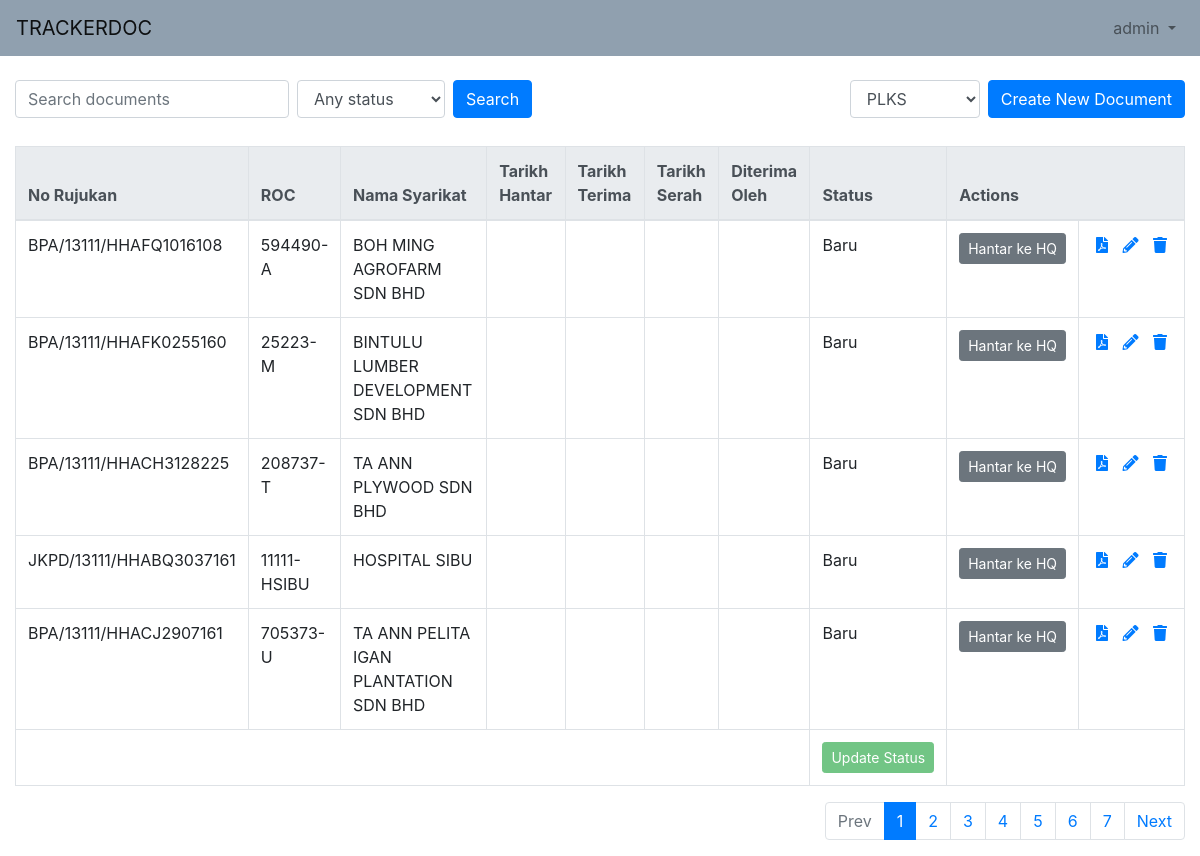
The app's page / (signed in) with its own data.
### documents/models.py (models this page shows, shortened)
class DocumentTableColumn(models.Model):
    header = models.CharField(max_length=50)
    table = models.CharField(max_length=50)
    values = models.TextField()
    css_class = models.CharField(max_length=50, blank=True, default="")
    sorting_order = models.IntegerField(blank=True)
    created_at = models.DateTimeField(auto_now_add=True)
    updated_at = models.DateTimeField(auto_now=True)

class Data(models.Model):
    document = models.ForeignKey(Document, on_delete=models.CASCADE)
    template_tag = models.ForeignKey(TemplateTag, on_delete=models.CASCADE)
    content = models.TextField(blank=True)
    created_at = models.DateTimeField(auto_now_add=True)
    updated_at = models.DateTimeField(auto_now=True)
    class Meta:
        ordering = ['template_tag__sorting_order']

class Document(models.Model):
    name = models.CharField(max_length=100)
    note = models.TextField(blank=True)
    current_state = models.ForeignKey(State, on_delete=models.SET_NULL, null=True)
    template = models.ForeignKey(Template, on_delete=models.PROTECT)
    created_at = models.DateTimeField(auto_now_add=True)
    updated_at = models.DateTimeField(auto_now=True)
    columns = []
    def search(keyword, status_code):
        q = Document.objects.filter(
             data__content__contains=keyword,
             data__template_tag__is_searchable=True
        )
        if status_code:
            q = q.filter(current_state__code=status_code)
        return q
    def events(self):
        if self.current_state:
            events = Event.objects.filter(source__id=self.current_state.id).order_by('sorting_order').all()
            return events
        return []

class State(models.Model):
    name = models.CharField(max_length=50)
    code = models.CharField(max_length=50)
    type = models.CharField(max_length=50)
    extra_data_label = models.CharField(max_length=200, blank=True)
    narration = models.CharField(max_length=200)
    created_at = models.DateTimeField(auto_now_add=True)
    updated_at = models.DateTimeField(auto_now=True)

class Event(models.Model):
    name = models.CharField(max_length=20)
    source = models.ForeignKey(State, on_delete=models.CASCADE, related_name="source", null=True, blank=True)
    destination = models.ForeignKey(State, on_delete=models.CASCADE, related_name="destination")
    sorting_order = models.IntegerField(default=99)
    created_at = models.DateTimeField(auto_now_add=True)
    updated_at = models.DateTimeField(auto_now=True)

### documents/views.py (the view)
# urls.py: path("", views.document_index, name="document_index"),
@login_required
def document_index(request):
    keyword = request.GET.get("keyword")
    status_code = request.GET.get("status_code")
    page = request.GET.get("page")
    if not keyword:
        keyword = ""
    keyword = keyword.strip()
    records = Document.search(keyword, status_code).order_by("-created_at").distinct()
    paginator = Paginator(records, 5)
    documents = paginator.get_page(page)
    table_headers = DocumentTableColumn.objects.all().order_by("sorting_order")
    for i, document in enumerate(documents):
        documents[i].columns = []
        for header in table_headers:
            if header.table == "data":
                tags = header.values.split(",")
                cell = Data.objects.filter(document__id=document.id, template_tag__tag__in=tags).first()
                if cell:
                    documents[i].columns.append(cell.content)
                else:
                    documents[i].columns.append('')
            elif header.table == "state":
                cell = DocumentState.objects.filter(document__id=document.id, state__code=header.values).last()
                if cell:
                    documents[i].columns.append(cell.created_at)
                else:
                    documents[i].columns.append('')
            elif header.table == "state_data":
                cell = DocumentState.objects.filter(document__id=document.id).last()
                if cell:
                    documents[i].columns.append(cell.extra_data)
    states = State.objects.all()
    templates = Template.objects.filter(is_active=True).all()
    return render(request, "documents/document_index.html", {"documents": documents, "table_headers": table_headers, "keyword": keyword, "templates": templates, "states": states, "status_code": status_code})

### documents/templatetags/arr_index.py (called while the page is built)
@register.filter()
def get_value(arr, key):
    return arr[int(key)]

### documents/templatetags/class_tag.py (called while the page is built)
@register.filter()
def get_class(value):
    return value.__class__.__name__

### documents/templatetags/permission.py (called while the page is built)
@register.filter()
def action_permission(event, user):
    groups = user.groups.all()
    return event.eventpermission_set.filter(group__in=groups, allow=True).exists()

@register.filter()
def create_permission(user):
    groups = user.groups.all()
    return EventPermission.objects.filter(event__name="Baru", group__in=groups, allow=True).exists()

@register.filter()
def edit_permission(user):
    groups = user.groups.all()
    allow = EventPermission.objects.filter(event__name="Edit", group__in=groups, allow=True).exists()
    print("Edit", allow)
    return allow

@register.filter()
def delete_permission(user):
    groups = user.groups.all()
    allow = EventPermission.objects.filter(event__name="Delete", group__in=groups, allow=True).exists()
    print("Delete:", allow)
    return allow

### documents/templates/documents/document_index.html (shortened to what this page needs)
{% include "header-nav.html" %}
{% load class_tag %}
{% load highlight %}
{% load arr_index %}
{% load permission %}
<div class="container-fluid">
  <div class="row" style="margin-bottom: 10px;">
    <div class="col-lg">
      <form action="{% url 'documents:document_index' %}" method="GET" class="form-inline" style="margin-bottom: 10px;">
        <input name="keyword" type="text" class="form-control mb-2 mr-sm-2" placeholder="Search documents" value="{{ request.GET.keyword }}">
        <select name="status_code" class="form-control mb-2 mr-sm-2">
          <option value="">Any status</option>
        </select>
        <button class="btn btn-primary mb-2" type="submit">Search</button>
      </form>
    </div>
    <div class="col-lg">
      <form action="{% url 'documents:create_document' %}" class="form-inline float-md-right" method="GET" style="margin-bottom: 10px;">
        <select class="form-control mb-2 mr-sm-2" name="template_id">
          {% for template in templates %}
          <option value="{{ template.id }}">{{ template.name }}</option>
          {% endfor %}
        </select>
        <button
          class="btn btn-primary mb-2" type="submit">Create New Document</button>
      </form>
    </div>
  </div>
  <div class="table-responsive">
    <table class="table table-bordered">
      <thead class="thead-light">
        <tr>
          {% for th in table_headers %}
          <th>{{ th.header }}</th>
          {% endfor %}
          <th>Status</th>
          <th colspan="2">Actions</th>
        </tr>
      </thead>
      <tbody>
        {% for document in documents %}
        <tr>
          {% for column in document.columns %}
            {% with datatype=column|get_class %}
              {% with header=table_headers|get_value:forloop.counter0 %}
                {% if datatype == 'datetime' %}
                  <td style="width: 1%; white-space:nowrap;" class="{{ header.css_class }}">{{ column|date:'d/m/Y' }}</td>
                {% elif request.GET.keyword %}
                  <td class="{{ header.css_class }}">{{ column|highlight:request.GET.keyword }}</td>
                {% else %}
                  <td class="{{ header.css_class }}">{{ column }}</td>
                {% endif %}
              {% endwith %}
            {% endwith %}
          {% endfor %}
          <td style="width: 1%; white-space:nowrap;" class="current-state">
            <del></del>  <span class="state-name">{{ document.current_state.name }}</span>
          </td>
          <td style="width: 1%; white-space:nowrap;" class="action-event">
            {% for event in document.events %}
            <button class="btn btn-secondary btn-sm btn-event btn-block"
              data-document-id="{{ document.id }}"
              data-state-data=""
              data-state-data-label="{{ event.destination.extra_data_label }}"
              data-next-state-id="{{ event.destination.id }}"
              data-next-state="{{ event.destination.name }}"
              data-current-state="{{ event.source.name }}"
              data-event-name="{{ event.name }}"
              >
              {{ event.name }}
            </button>
            {% endfor %}
          </td>
          <td style="width: 1%; white-space:nowrap;">
            <a style="padding: 0 5px;" href="{% url 'documents:download_document' document.id %}" data-toggle="tooltip" title="Download as PDF file"><span class="fas fa-file-pdf"></span></a>
            {% if request.user|edit_permission %}
              <a style="padding: 0 5px;" href="{% url 'documents:edit_document' document.id %}" data-toggle="tooltip" title="Edit record"><span class="fas fa-pencil-alt"></span></a>
            {% else %}
              <span style="padding: 0 5px;" class="fas fa-pencil-alt"></span>
            {% endif %}
            {% if request.user|delete_permission %}
              <a onclick="return confirm('Delete document?');" style="padding: 0 5px;" href="{% url 'documents:delete_document' document.id %}" data-toggle="tooltip" title="Delete record"><span class="fas fa-trash"></span></a>
            {% else %}
              <span style="padding: 0 5px;" class="fas fa-trash-alt"></span>
            {% endif %}
          </td>
        </tr>
        {% endfor %}
        <tr>
          <td colspan="{{ table_headers|length }}"></td>
          <td>
            <button id="update-button" class="btn btn-success btn-block btn-sm" type="button" disabled>Update Status</button>
          </td>
          <td colspan="2"></td>
        </tr>
      </tbody>
    </table>
  </div>
  {% include "documents/_pagination.html" %}
</div>
{% include "footer.html" %}

### templates/navbar.html (shortened to what this page needs)
<nav class="navbar navbar-expand-lg navbar-light" style="background-color: #90a0af;">
  <a class="navbar-brand" href="/">TRACKERDOC</a>
  <div class="collapse navbar-collapse" id="navbarSupportedContent">
    <ul class="navbar-nav ml-auto my-2 my-lg-0">
      <li class="nav-item dropdown">
        <a class="nav-link dropdown-toggle" href="#" id="navbarDropdown" role="button" data-toggle="dropdown" aria-haspopup="true" aria-expanded="false">
          {{ request.user.username }}
        </a>
      </li>
    </ul>
  </div>
</nav>
<br>

### records on screen
DocumentTableColumn: header "No Rujukan"
DocumentTableColumn: header "ROC"
DocumentTableColumn: header "Nama Syarikat"
DocumentTableColumn: header "Tarikh Hantar"
DocumentTableColumn: header "Tarikh Terima"
DocumentTableColumn: header "Tarikh Serah"
DocumentTableColumn: header "Diterima Oleh"
Document: current_state.name "Baru"
Data: columns "BPA/13111/HHAFQ1016108"
Data: columns "594490-A"
Data: columns "BOH MING AGROFARM SDN BHD"
Event: name "Hantar ke HQ"
Document: current_state.name "Baru"
Data: columns "BPA/13111/HHAFK0255160"
Data: columns "25223-M"
Data: columns "BINTULU LUMBER DEVELOPMENT SDN BHD"
Document: current_state.name "Baru"
Data: columns "BPA/13111/HHACH3128225"
Data: columns "208737-T"
Data: columns "TA ANN PLYWOOD SDN BHD"
Document: current_state.name "Baru"
Data: columns "JKPD/13111/HHABQ3037161"
Data: columns "11111-HSIBU"
Data: columns "HOSPITAL SIBU"
Document: current_state.name "Baru"
Data: columns "BPA/13111/HHACJ2907161"
Data: columns "705373-U"
Data: columns "TA ANN PELITA IGAN PLANTATION SDN BHD"

### other values on screen
{{ request.user.username }} "admin"
{{ i }} "1"
{{ i }} "2" "3" "4" "5" "6" "7"
form field template_id "PLKS"
